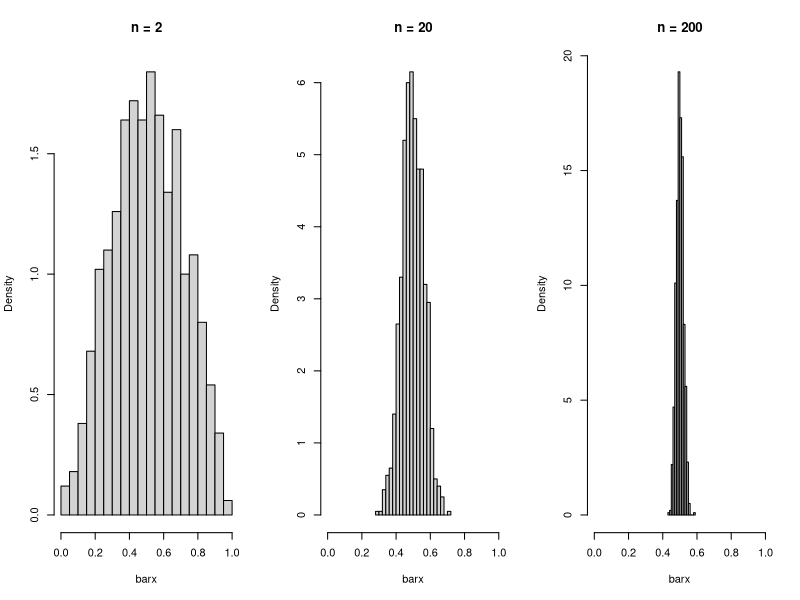
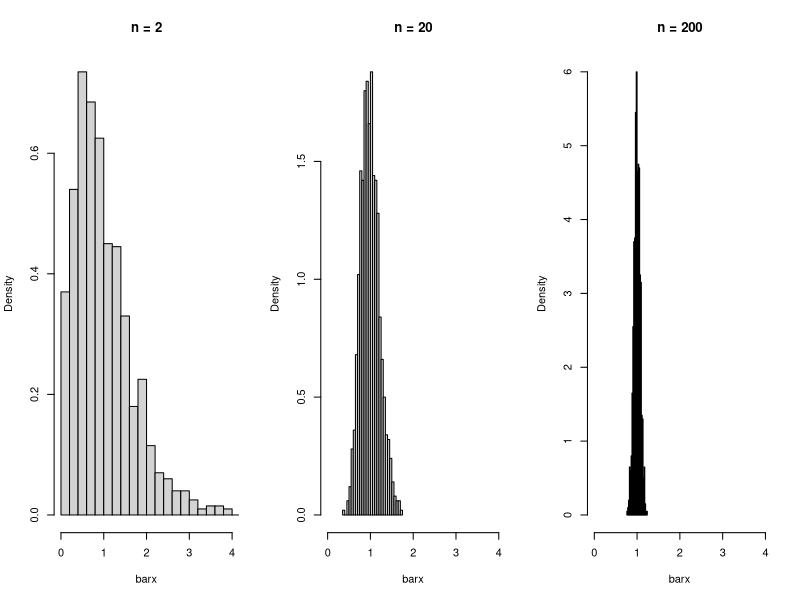
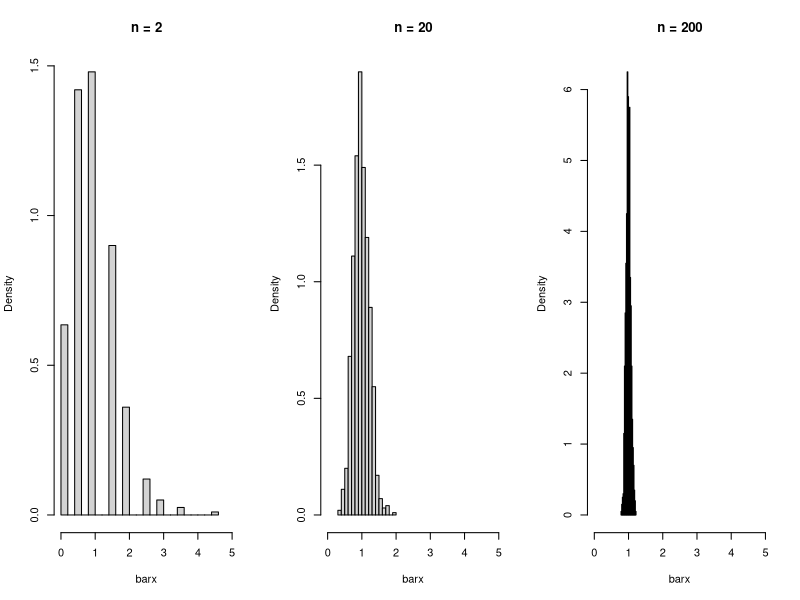

Source code (R) for these figures, in order: (Note: this script raises an error after producing the figures.)
## ---- chunk 1
par(mfrow = c(1, 3))
for(n in c(2, 20, 200)){
  x = replicate(1000, runif(n, 0, 1)); barx = apply(x, 2, mean)
  hist(barx, breaks = 20, xlim = c(0, 1), probability=TRUE, main=paste0("n = ", n))
}
## ---- chunk 2
par(mfrow = c(1, 3))
for(n in c(2, 20, 200)){
  x = replicate(1000, rexp(n, 1)); barx = apply(x, 2, mean)
  hist(barx, breaks = 20, xlim = c(0, 4), probability=TRUE, main=paste0("n = ", n))
}
## ---- chunk 3
par(mfrow = c(1, 3))
for(n in c(2, 20, 200)){
  x = replicate(1000, rpois(n, 1)); barx = apply(x, 2, mean)
  hist(barx, breaks = 20, xlim = c(0, 5), probability=TRUE, main=paste0("n = ", n))
}
## ---- chunk 4
    barx = 49.2; s = 3.5; 
    c(barx - qnorm(1 - 0.05/2)*s/sqrt(30), 
      barx + qnorm(1 - 0.05/2)*s/sqrt(30))
## ---- chunk 5
    barx = 49.2; s = 3.5; 
    c(barx - qt(1 - 0.05/2, df = 30 - 1)*s/sqrt(30), 
      barx + qt(1 - 0.05/2, df = 30 - 1)*s/sqrt(30))
## ---- chunk 6
knitr::include_graphics("AvgTestScoreVsEnrollment.png")
## ---- chunk 7
knitr::include_graphics("CancerRatesMap.png")
